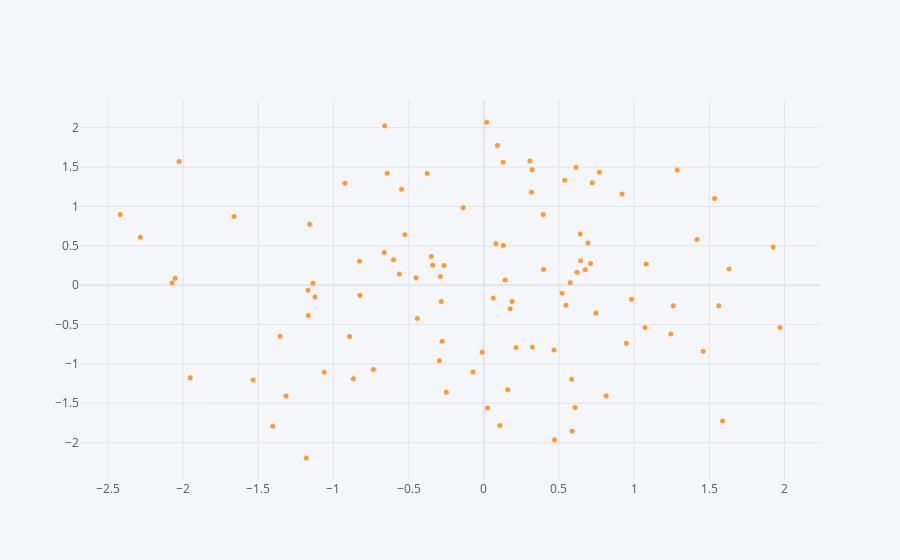

The notebook cell this image was saved under:
### Code cell
df.iplot(kind="scatter",x='A',y='B',mode='markers',size=5)
# mode= markers is necessary or else default line plot is given
